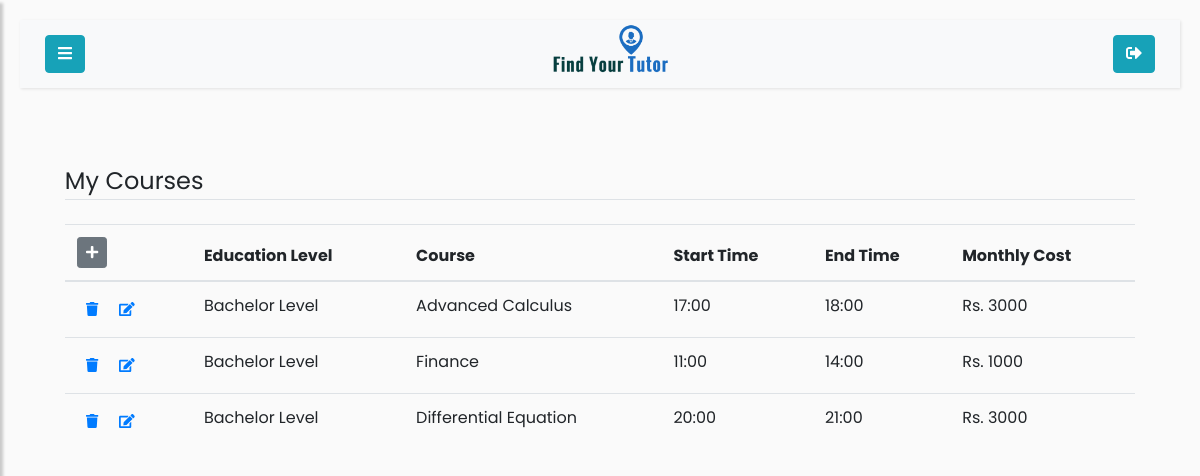
The app's page /student/my-courses (signed in), older data.
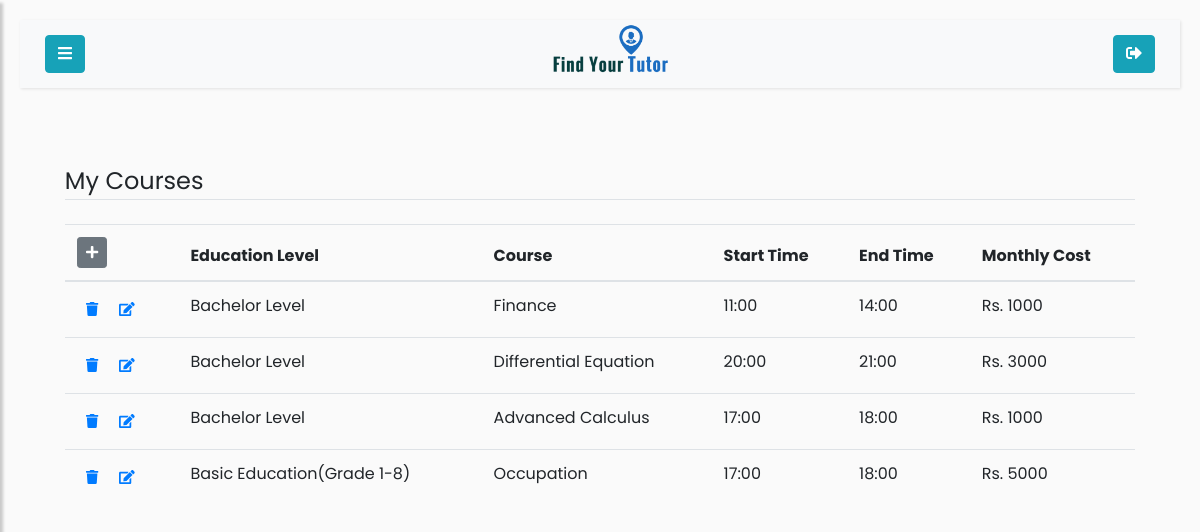
The same page, newer data.
### app/models.py (models this page shows)
class Mycourse(db.Model):
    id = db.Column(db.Integer, primary_key=True)
    user_id = db.Column(db.Integer, db.ForeignKey('user.id'))
    course_id = db.Column(db.Integer, db.ForeignKey('course.id'))
    time = db.Column(db.Time)
    endtime = db.Column(db.Time)
    cost = db.Column(db.Integer)

class Course(db.Model):
    id = db.Column(db.Integer, primary_key=True)
    course_title = db.Column(db.String(100), nullable=False)
    course_level = db.Column(db.String(100), nullable=False)
    course_description = db.Column(db.String(1000))
    mycourse = db.relationship('Mycourse', backref='Course', cascade="all, delete")

### app/routes.py (the view)
@app.route('/student/my-courses', methods=['POST','GET'])
@login_required
def student_courses():
    user = User.query.filter_by(username=current_user.username).first()
    my_courses = Mycourse.query.filter_by(user_id=current_user.id)
    form = MyCourseForm()
    form.create_cost_choices()
    if user.username == current_user.username and not is_tutor(user):
        student = Student.query.filter_by(user_id=user.id).first()
        return render_template("my-courses.html", user=user, student=student,
        profilepic= fetch_profile_pic(student), my_courses=my_courses, form=form)
    elif user.username == current_user.username and is_tutor(user):
        return redirect(url_for('tutor'))

### app/forms.py (called while the page is built)
    def create_cost_choices(self):
        cost = []
        for d in range(1000, 10000, 1000):
            cost.append((d,'Rs. ' + str(d)))
        self.cost.choices = cost

### app/models.py (called while the page is built)
@login_manager.user_loader
def load_user(id):
    return User.query.get(int(id))

### app/routes.py (called while the page is built)
def is_tutor(user):
    if user.role == 'tutor':
        return True
    elif user.role == 'student':
        return False
    elif user.role == 'admin':
        return False

def fetch_profile_pic(user_obj):
    try:
        pic_name_from_db = getattr(user_obj, 'profile_pic')
        picture_path = os.path.join(app.root_path, 'static/profile_pics')
        if pic_name_from_db in os.listdir(picture_path):
            profile_pic = url_for('static',filename='profile_pics/' + pic_name_from_db)
            return profile_pic
        return fetch_default_profile_pic(user_obj)
    except:
        return fetch_default_profile_pic(user_obj)

### app/templates/my-courses.html (shortened to what this page needs)
{% if user.role=='student' %}
    {% extends 'student.html' %}
{% else %}
    {% extends 'tutor.html' %}
{% endif %}
{% block content %}
<div class="container">
    <legend class="border-bottom mb-4">My Courses</legend>
    <div class='table-responsive'>
        <table class='table table-hover' id='my-courses-table'>
           <thead>
               <tr>
                    <th scope="col">
                        <a href="{{ url_for('courses') }}" class="btn btn-secondary btn-sm" id='add-new-course'>
                            <i class="fas fa-plus"></i>
                        </a>
                    </th>
                    <th scope="col">Education Level</th>
                    <th scope="col">Course</th>
                    <th scope="col">Start Time</th>
                    <th scope="col">End Time</th>
                    <th scope="col">Monthly Cost </th>
               </tr>
           </thead>
           <tbody>
            {% for my_course in my_courses %}
                <tr>
                    <th scope="row">
                        <a class="btn btn-link btn-sm"
                            href="{% if user.role=='tutor' %} {{url_for('delete_tutor_courses', id=my_course.id)}} {% else %} {{url_for('delete_student_courses', id=my_course.id)}} {% endif %} ">
                            <i class="fas fa-trash"></i>
                        </a>
                        <a href="{{url_for('edit_mycourse', id=my_course.id)}} "
                         class="btn btn-link btn-sm edit-btn">
                            <i class="fas fa-edit"></i>
                        </a>
                    </th>
                    <td> {{ my_course.Course.course_level or ''}} </td>
                    <td> {{ my_course.Course.course_title or '' }} </td>
                    <td> {{ my_course.time.strftime("%H:%M")  or '' }} </td>
                    <td>{{ my_course.endtime.strftime("%H:%M")  or '' }}</td>
                    <td> Rs. {{ my_course.cost or ''}} </td>
                </tr>
            {% endfor %}
           </tbody>
        </table>
    </div>
</div>
{% endblock %}

### app/templates/student.html (shortened to what this page needs)
{% extends "extends/base-user.html" %}

### app/templates/extends/base-user.html (shortened to what this page needs)
<!DOCTYPE html>
<html>
<head>
    <link rel="stylesheet" href="https://stackpath.bootstrapcdn.com/bootstrap/4.1.0/css/bootstrap.min.css">
    <link rel="stylesheet" href="https://cdnjs.cloudflare.com/ajax/libs/malihu-custom-scrollbar-plugin/3.1.5/jquery.mCustomScrollbar.min.css">
</head>
<body>
    <div class ='wrapper'>
        <div id='content'>
            <nav class="navbar navbar-expand-lg navbar-light bg-light">
                <div class="container-fluid">
                    <button type="button" id="sidebarCollapse" class="btn btn-info">
                        <i class="fa fa-bars"></i>
                    </button>
                    <a class="navbar-brand" href="{{url_for('home')}}">
                        <img class="image-responsive" style="width:120.5px;height:62px;margin:auto;"
                          src="{{url_for('static', filename='images/logo.png')}}" />
                    </a>
                    <a class="btn btn-info" href="{{url_for('logout')}}">
                        <i class="fas fa-sign-out-alt"></i>
                    </a>
                </div>
            </nav>
            {% block content %}{% endblock %}
        </div>
    </div>
</body>
</html>

Row changes from the older to the newer data that the page shows:
removed Mycourse: Course "Bachelor Level", Course "Advanced Calculus", time "17:00", endtime "18:00", cost "3000"
added Mycourse: Course "Bachelor Level", Course "Advanced Calculus", time "17:00", endtime "18:00", cost "1000"
added Mycourse: Course "Basic Education(Grade 1-8)", Course "Occupation", time "17:00", endtime "18:00", cost "5000"
